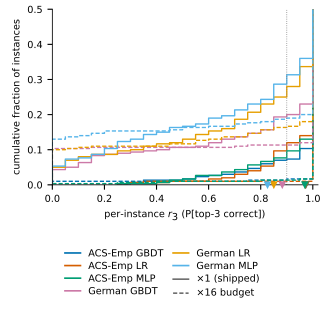

Recreate this plot in Python.
"""Appendix figure (column, C1): the tail against budget. ECDF of per-instance exact r_3 for the shipped KernelSHAP default at x1 (solid) and
x16 (dashed), one colour per dataset x model, exact mean at x1 marked. Fig 1(a) draws x1 exact and eps-tolerant; this is the x16 half.
Input: results/tidy_*_R20.csv (main grid)."""
import os, json
import numpy as np
import matplotlib; matplotlib.use("Agg")
import matplotlib.pyplot as plt
from matplotlib.lines import Line2D
import figstyle as fs, common as C

K = 3
a = C.args(__doc__)
fs.apply("column", 0.95)
df, files = C.load_tidy(a.pilot)
d3 = df[(df.arm == C.DEFAULT_ARM) & (df.k == K)].copy()
d3["group"] = d3.dataset.map(lambda s: C.DATA_LABEL.get(s, s)) + " " + d3.model.map(lambda s: C.MODEL_LABEL.get(s, s.upper()))
groups = sorted(d3.group.unique())
pal = ["#0072B2", "#D55E00", "#009E73", "#CC79A7", "#E69F00", "#56B4E9", "#000000", "#F0E442"]   # same order as Fig 1
col = {g: pal[i % len(pal)] for i, g in enumerate(groups)}
fig, ax = plt.subplots()
fig.subplots_adjust(left=0.16, right=0.98, top=0.97, bottom=0.40)
for g in groups:
    for b, ls in (("x1", "-"), ("x16", (0, (3, 1.5)))):
        v = d3[(d3.group == g) & (d3.budget == b)].groupby(["cell", "inst"]).r.mean().values
        x, y = C.ecdf(v)
        ax.step(x, y, where="post", color=col[g], ls=ls, lw=1.0)
        if b == "x1":
            ax.plot([v.mean()], [0], marker="v", ms=4, color=col[g], clip_on=False, zorder=5)
ax.axvline(0.9, color="0.5", lw=0.6, ls=":")
ax.set_xlim(0, 1.02); ax.set_ylim(0, 0.5)
ax.set_xlabel(r"per-instance $r_3$ (P[top-3 correct])"); ax.set_ylabel("cumulative fraction of instances")
h = [Line2D([], [], color=col[g], lw=1.2, label=g) for g in groups]
h += [Line2D([], [], color="0.3", lw=1.0, label="$\\times$1 (shipped)"), Line2D([], [], color="0.3", lw=1.0, ls=(0, (3, 1.5)), label="$\\times$16 budget")]
fig.legend(handles=h, frameon=False, loc="lower center", ncol=2, handlelength=1.6, columnspacing=1.0, labelspacing=0.3)
out = os.path.join(C.outdir(a), "figA_ecdf_x16.pdf")
fig.savefig(out)
json.dump(C.provenance(files), open(out.replace(".pdf", ".json"), "w"), indent=1)
print("wrote", out)
